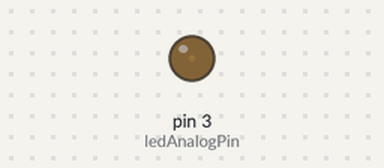
Bench run of a sketch on a simulated Arduino Uno, built with avr-gcc and run on an emulated ATmega328P. Parts: output pins drawn as LEDs (lit = HIGH).

Above: at 0.05 s.
At 1.55 s:
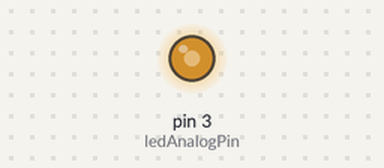
At 2.8 s:
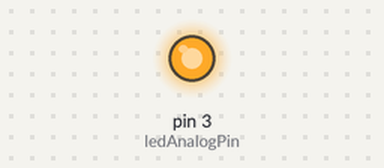
At 5.55 s:
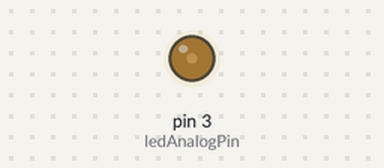
Timing chart, 0 to 9.3 s (numbered marks = the images above):
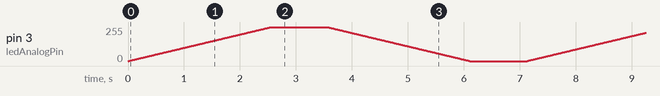

The sketch:

myFirstAnalog.ino
```cpp
int ledAnalogPin = 3;

void setup() {
  // put your setup code here, to run once:
  pinMode(ledAnalogPin,OUTPUT);
}

void loop() {
  // put your main code here, to run repeatedly:
  for (int i = 0; i< 255 ; i ++){
    analogWrite(ledAnalogPin, i);
    delay(10);
    }
  delay(1000);
    for (int i = 255; i>= 0 ; i--){
  analogWrite(ledAnalogPin, i);
  delay(10);

  }
  delay(1000);
}
```
